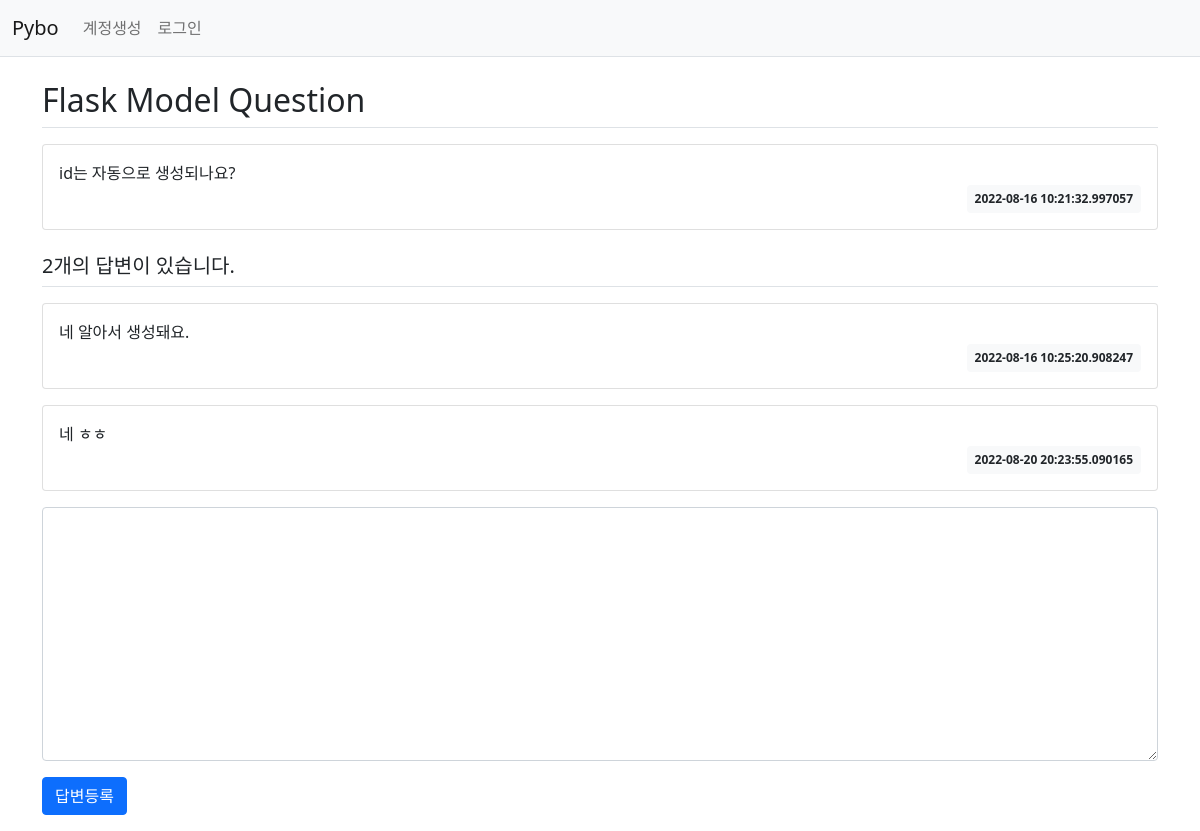
Before: /question/detail/2/ with the older database file.
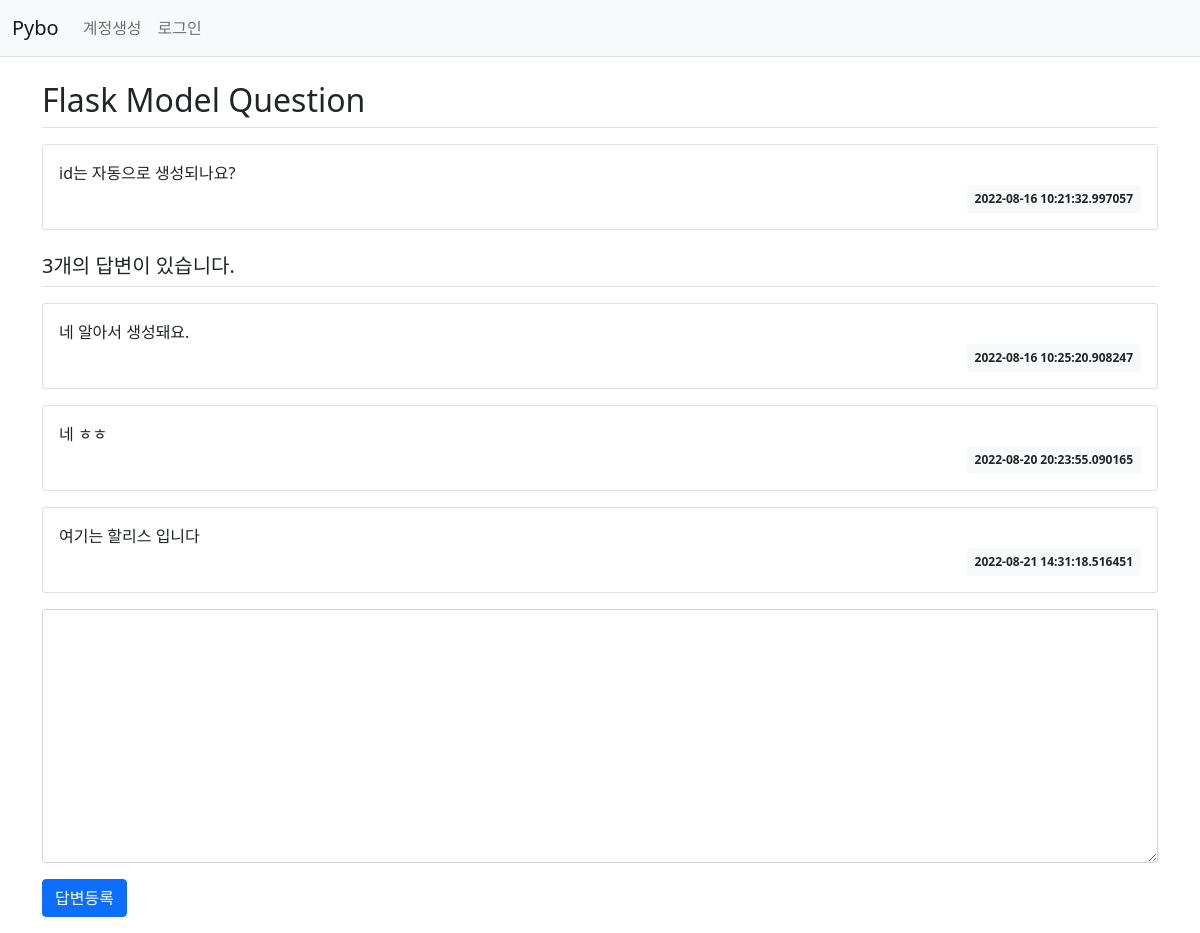
After: the same page with the newer database file.
### pybo/models.py (models this page shows)
class Question(db.Model) : ## class 이름으로 Table 이름이 생성됨
    id = db.Column(db.Integer, primary_key = True) ## 칼럼 속성과 기본키인지 아닌지
    subject = db.Column(db.String(200), nullable=False) ## Null값 허용 안 함
    content = db.Column(db.Text(), nullable=False)
    create_date = db.Column(db.DateTime(), nullable=False)

class Answer (db.Model) :
    id = db.Column(db.Integer, primary_key = True)
    '''
    답변과 질문을 연결하기 위한 속성
    연결 기준이 되는 key는 당연히 외래키가 됨
    ForeignKey('qwestion.id')는 qestion Table의 id Column을 가져오겠다는 말, 객체 아님!!!!
    CASCADE : 질문이 삭제되면 답변도 함께 삭제된다는 말
    '''
    question_id = db.Column(db.Integer, db.ForeignKey('question.id', ondelete='CASCADE'))
    '''
    relationship('참조할 모델명', backref)
    역참조(backref) : 질문에 달린 답변들을 볼 수 있게 하는 것 (한 질문엔 답변이 여러개 달릴 수 있다.)
    '''
    question = db.relationship('Question', backref=db.backref('answer_set'))
    content = db.Column(db.Text(), nullable=False)
    create_date = db.Column(db.DateTime(), nullable=False)

### pybo/views/question_views.py (the view)
@bp.route('/detail/<int:question_id>/')
def detail(question_id) :
    form = AnswerForm()
    question = Question.query.get_or_404(question_id)
    return render_template('question/question_detail.html', question=question, form=form)

### pybo/forms.py
class AnswerForm(FlaskForm) :
    content = TextAreaField('내용', validators=[DataRequired('답변 하기 싫어유?')])

### pybo/templates/question/question_detail.html (shortened to what this page needs)
{% extends 'base.html' %}
{% block content %}
<div class="container my-3">
    <h2 class="border-bottom py-2">{{ question.subject }}</h2>
    <div class="card my-3">
        <div class="card-body">
            <div class="card-text" style="white-space: pre-line;">{{ question.content }}</div>
            <div class="d-flex justify-content-end">
                <div class="badge bg-light text-dark p-2">
                    {{ question.create_date }}
                </div>
            </div>
        </div>
    </div>
    <h5 class="border-bottom my-3 py-2">{{ question.answer_set|length }}개의 답변이 있습니다.</h5>
    {% for answer in question.answer_set %}
    <div class="card my-3">
        <div class="card-body">
            <div class="card-text" style="white-space: pre-line;">{{ answer.content }}</div>
            <div class="d-flex justify-content-end">
                <div class="badge bg-light text-dark p-2">
                    {{ answer.create_date }}
                </div>
            </div>
        </div>
    </div>
    {% endfor %}
    <form action="{{ url_for('answer.create', question_id=question.id) }}" method="post" class="my-3">
        <div class="mb-3">
            <textarea name="content" id="content" class="form-control" rows="10"></textarea>
        </div>
        <input type="submit" value="답변등록" class="btn btn-primary">
    </form>
</div>
{% endblock %}

### pybo/templates/base.html (shortened to what this page needs)
<!DOCTYPE html>
<html lang = "ko">
<head>
    <link rel = 'stylesheet' href = "{{ url_for('static', filename='bootstrap.min.css')}}">
</head>
<body>
<nav class="navbar navbar-expand-lg navbar-light bg-light border-bottom">
    <div class="container-fluid">
        <a class="navbar-brand" href="{{ url_for('main.index') }}">Pybo</a>
        <div class="collapse navbar-collapse" id="navbarSupportedContent">
            <ul class="navbar-nav me-auto mb-2 mb-lg-0">
                <li class="nav-item">
                    <a class="nav-link" href="#">계정생성</a>
                </li>
                <li class="nav-item">
                    <a class="nav-link" href="#">로그인</a>
                </li>
            </ul>
        </div>
    </div>
</nav>
{% block content %}
{% endblock %}
</body>
</html>

Changed rows visible on the page:
added Answer: content "여기는 할리스 입니다", create_date "2022-08-21 14:31:18.516451"
Other visible differences:
{{ question.answer_set|length }}: "2" → "3"
